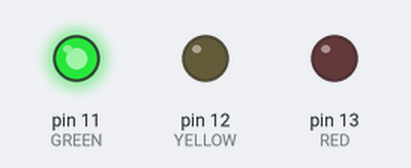
The sketch below on a simulated Arduino Uno, built with avr-gcc and run on an emulated ATmega328P. Shown: output pins drawn as LEDs (lit = HIGH).

Above: at 2.0 s.
At 6.0 s:
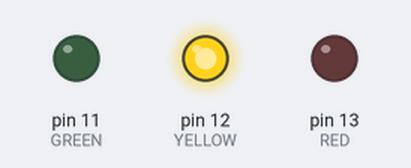
At 10.0 s:
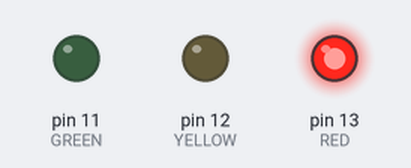
Timing chart, 0 to 15.6 s (numbered marks = the images above):
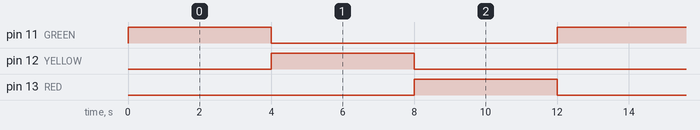

Measured:
- by itself, pin 11 (GREEN), pin 12 (YELLOW), pin 13 (RED): alternates HIGH for 4.0 s and LOW for 8.0 s
- by itself, everything shown: repeats every 12.0 s, in 4 steps

The sketch:

Lab1.ino
```cpp
const int GREEN = 11;
const int YELLOW = 12;
const int RED = 13;

const int TIMEPICK = 4000; //период свечения светодиода.

void setup()
{
	//переводим все порты в состояние вывода информации
	pinMode(GREEN, OUTPUT);
	pinMode(YELLOW, OUTPUT);
	pinMode(RED, OUTPUT);

	//устанавливаем начальное значение светодиодов
	digitalWrite(GREEN, LOW);
	digitalWrite(YELLOW, LOW);
	digitalWrite(RED, LOW);
}

void loop()
{
	digitalWrite(GREEN, HIGH); //включается зелёный
	delay(TIMEPICK);

	digitalWrite(GREEN, LOW); //выключается зелёный
	digitalWrite(YELLOW, HIGH); //включается жёлтый
	delay(TIMEPICK);

	digitalWrite(YELLOW, LOW); //выключается жёлтый
	digitalWrite(RED, HIGH); //включается красный
	delay(TIMEPICK);
	digitalWrite(RED, LOW); //выключается красный
}
```
